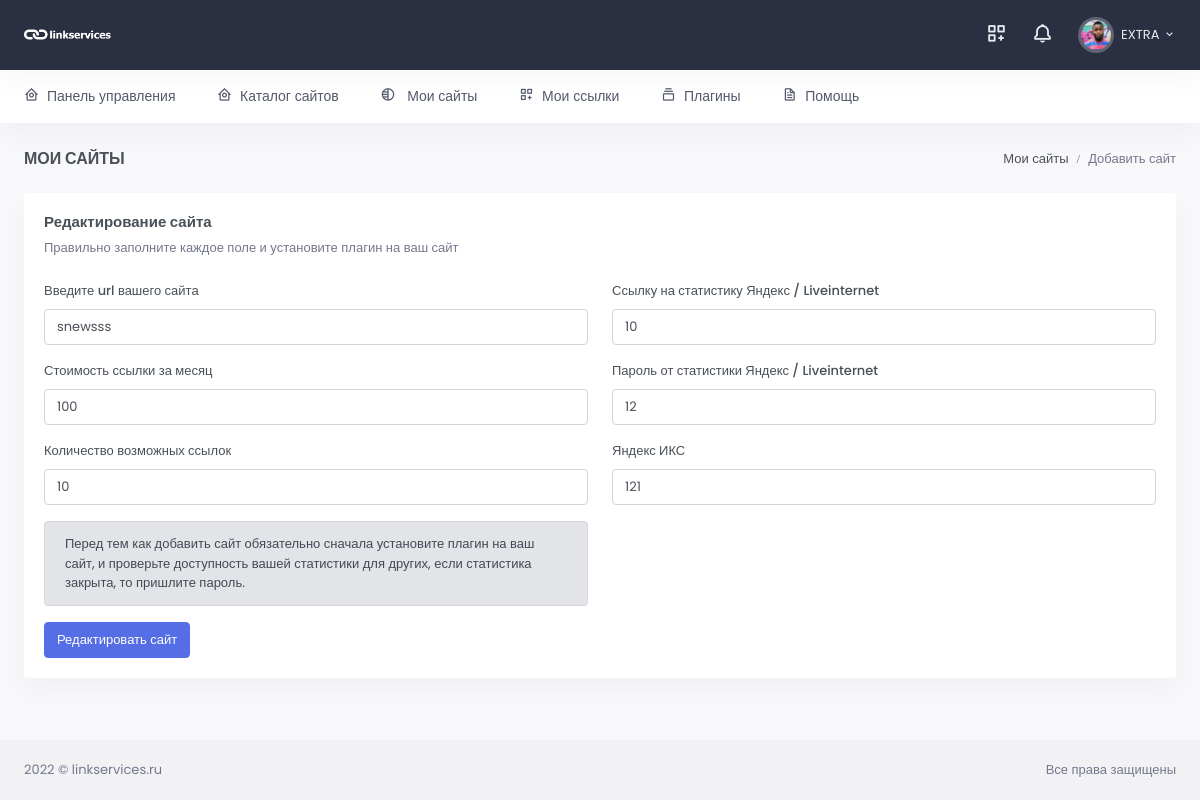
Page /my-sites/update/12/ (signed in) on the earlier database version.
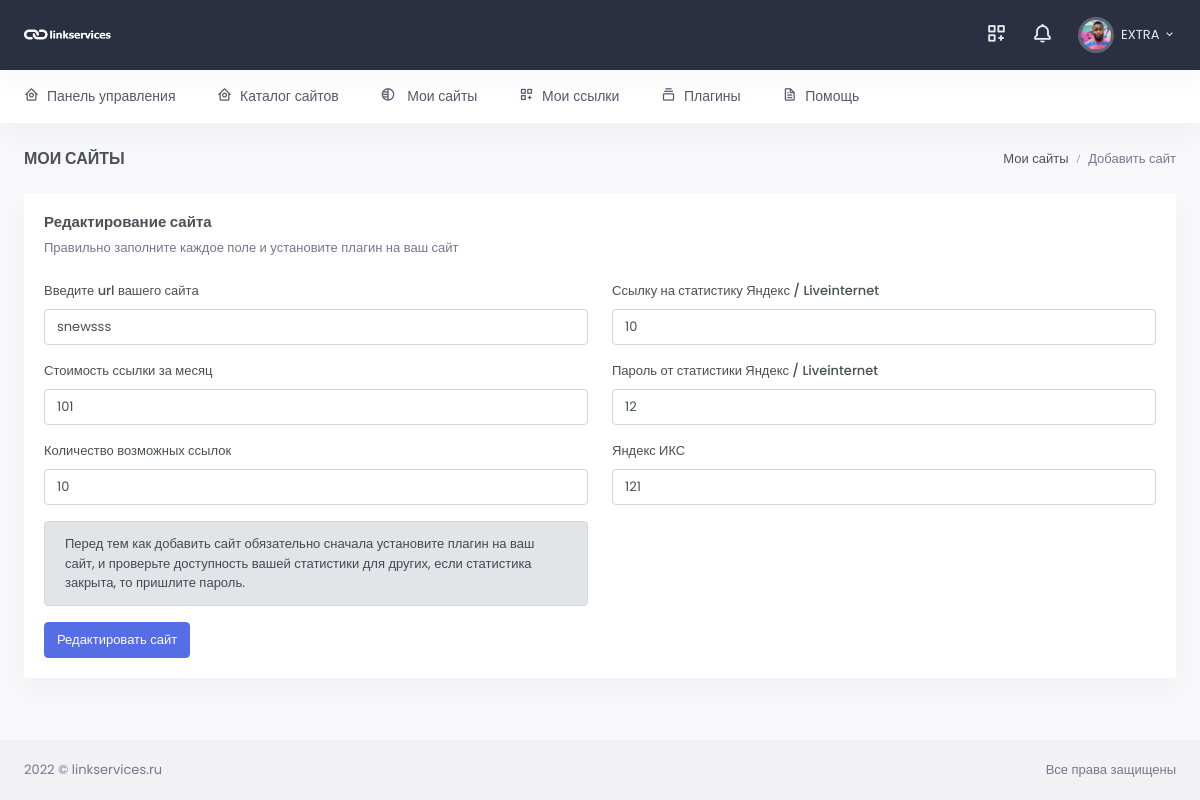
Same page on the later database version.
### site_app/models.py (models this page shows, shortened)
class WebSite(models.Model):
    url = models.CharField(max_length=255, verbose_name='url сайта')
    user = models.ForeignKey(Profile, related_name='user_website', on_delete=models.CASCADE,
                             max_length=100, blank=True, null=True, verbose_name='email заказчика')
    category = models.ForeignKey(Category, on_delete=models.CASCADE, verbose_name='Тематика')
    price = models.IntegerField(verbose_name='Цена')
    status = models.ForeignKey(Status, verbose_name='Статус', on_delete=models.CASCADE, blank=True, null=True)
    total_link = models.IntegerField(verbose_name='Всего ссылок', blank=True, null=True)
    yandex_x = models.IntegerField(verbose_name='Яндекс Икс', blank=True, null=True)
    yandex_stat = models.CharField(max_length=255, verbose_name='Яндекс статистика')
    increase = models.PositiveIntegerField(verbose_name='Наценка %', default=50, blank=True, null=True)
    password_yandex = models.CharField(max_length=250, verbose_name='Пароль от статистики', blank=True, null=True)
    created = models.DateTimeField(auto_now_add=True, verbose_name='Добавлено')
    update = models.DateTimeField(auto_now=True, verbose_name='Изменено')
    class Meta:
        verbose_name = 'Сайт'
        verbose_name_plural = 'Сайты'
        ordering = ('-created',)

### site_app/views.py (the view, shortened to what this page needs)
# urls.py: path('update/<int:pk>/', UpdateSite.as_view(), name='update-site'),
class UpdateSite(LoginRequiredMixin, UpdateView):
    model = WebSite
    form_class = AddSiteForm
    context_object_name = 'website'
    template_name = 'site_app/update-site.html'
    success_url = '/my-sites/'
    def dispatch(self, request, *args, **kwargs):
        obj = self.get_object()
        if obj.user != self.request.user.profile:
            return redirect(obj)
        return super(UpdateSite, self).dispatch(request, *args, **kwargs)

### site_app/forms.py
class AddSiteForm(forms.ModelForm):
    def __init__(self, *args, **kwargs):
        super().__init__(*args, **kwargs)
        self.fields['category'].empty_label = 'Тематика не выбрана'
        self.fields['category'].widget.attrs.update({'class': 'form-control select2'})
        self.fields['url'].widget.attrs.update({'class': 'form-control'})
        self.fields['price'].widget.attrs.update({'class': 'form-control'})
        self.fields['total_link'].widget.attrs.update({'class': 'form-control'})
        self.fields['yandex_stat'].widget.attrs.update({'class': 'form-control'})
        self.fields['yandex_x'].widget.attrs.update({'class': 'form-control'})
        self.fields['password_yandex'].widget.attrs.update({'class': 'form-control'})
    class Meta:
        model = WebSite
        fields = ['url', 'category', 'price', 'total_link', 'yandex_stat', 'yandex_x',
                  'password_yandex']

### site_app/templates/site_app/update-site.html (shortened to what the changed rows need)
{% extends 'base.html' %}
{% load static %}
{% block content %}
<div id="layout-wrapper">
<div class="main-content">
                <div class="page-content">
                    <div class="container-fluid">
                        <div class="row">
                            <div class="col-12">
                                <div class="card">
                                    <div class="card-body">
                                        <form action="" method="post">
                                            <div class="row">
                                                <div class="col-sm-6">
                                                    <div class="mb-3">
                                                        <label for="url">Введите url вашего сайта</label>
                                                        {{ form.url }}
                                                    </div>
													 <div class="mb-3">
                                                        <label class="control-label">Стоимость ссылки за месяц</label>
                                                         {{ form.price }}
                                                    </div>
                                                     <div class="mb-3">
                                                        <label class="control-label">Количество возможных ссылок</label>
                                                         {{ form.total_link }}
                                                    </div>
                                                </div>
                                                <div class="col-sm-6">
													<div class="mb-3">
                                                        <label for="yandex_stat">Ссылку на статистику Яндекс / Liveinternet</label>
                                                        {{ form.yandex_stat }}
                                                    </div>
                                                    <div class="mb-3">
                                                        <label for="password_yandex">Пароль от статистики Яндекс / Liveinternet</label>
                                                        {{ form.password_yandex }}
                                                    </div>
                                                    <div class="mb-3">
                                                        <label for="yandex_x">Яндекс ИКС</label>
                                                        {{ form.yandex_x }}
                                                    </div>
                                                </div>
                                            </div>
                                        </form>
                                    </div>
                                </div>
                            </div>
                        </div>
                    </div>
                </div>
            </div>
</div>
{% endblock %}

Differences in the rows shown:
changed WebSite "snewsss": price "100" → "101"
